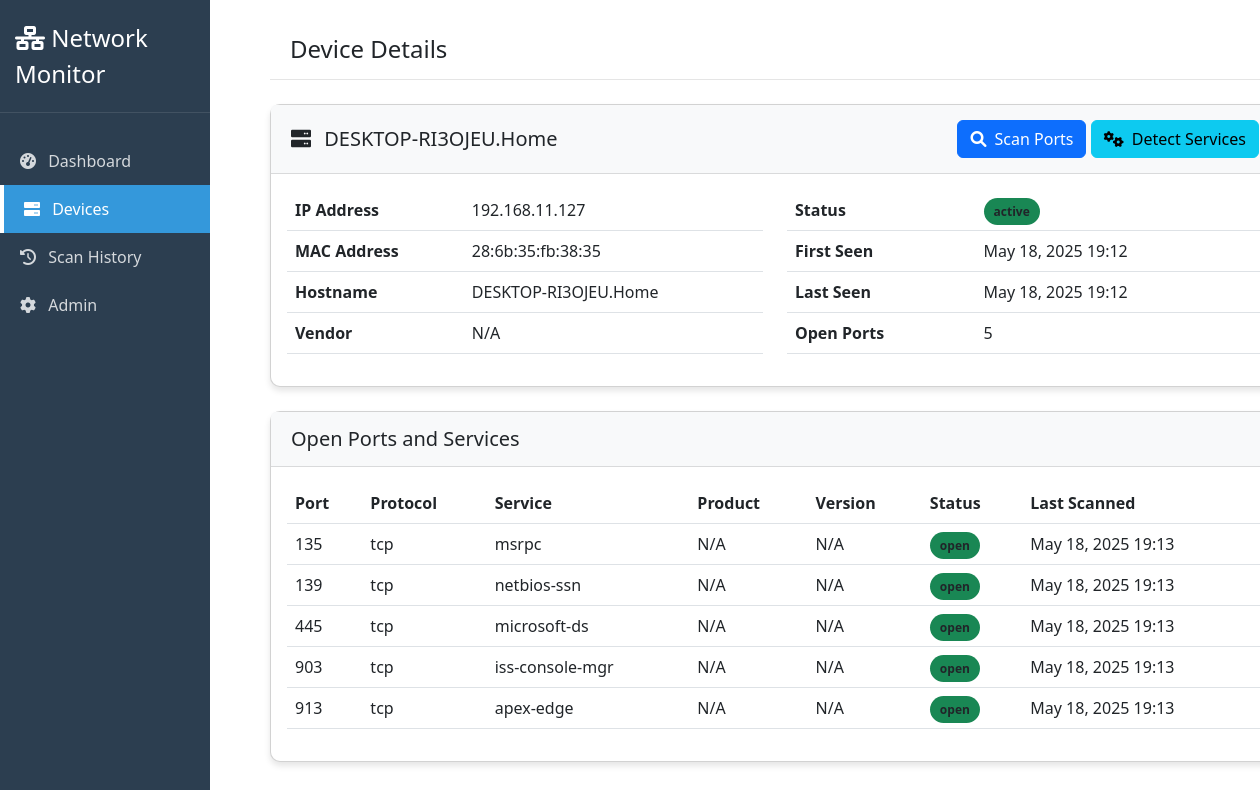
Page /devices/5/ on the earlier database version.
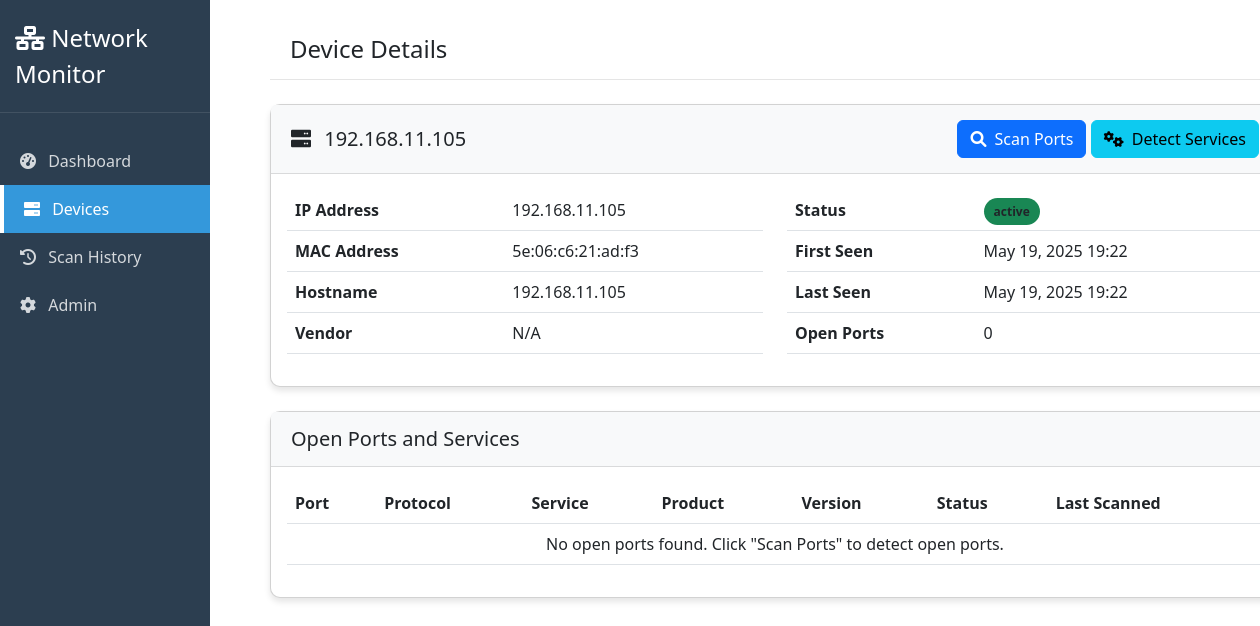
Same page on the later database version.
### device_monitor/models.py (models this page shows, shortened)
class Device(models.Model):
    ip_address = models.GenericIPAddressField(unique=True)
    mac_address = models.CharField(max_length=17, blank=True, null=True)
    hostname = models.CharField(max_length=255, blank=True, null=True)
    vendor = models.CharField(max_length=255, blank=True, null=True)
    status = models.CharField(max_length=50, default='active')
    first_seen = models.DateTimeField(default=timezone.now)
    last_seen = models.DateTimeField(default=timezone.now)
    class Meta:
        ordering = ['ip_address']

class Port(models.Model):
    device = models.ForeignKey(Device, on_delete=models.CASCADE, related_name='ports')
    port_number = models.IntegerField()
    protocol = models.CharField(max_length=10, choices=[('tcp', 'TCP'), ('udp', 'UDP')], default='tcp')
    service = models.CharField(max_length=255, blank=True, null=True)
    product = models.CharField(max_length=255, blank=True, null=True)
    version = models.CharField(max_length=255, blank=True, null=True)
    status = models.CharField(max_length=50, default='open')
    last_scanned = models.DateTimeField(default=timezone.now)
    class Meta:
        unique_together = ['device', 'port_number', 'protocol']
        ordering = ['port_number']

### device_monitor/views.py (the view)
# urls.py: path('devices/<int:device_id>/', views.device_detail, name='device_detail'),
def device_detail(request, device_id):
    device = Device.objects.get(id=device_id)
    context = {
        'device': device,
        'ports': device.ports.all()
    }
    return render(request, 'device_monitor/device_detail.html', context)

### templates/device_monitor/device_detail.html (shortened to what this page needs)
{% extends 'base.html' %}
{% block page_title %}Device Details{% endblock %}
{% block content %}
<div class="card mb-4">
  <div class="card-header d-flex justify-content-between align-items-center">
    <h5 class="mb-0">
      <i class="fas fa-server me-2"></i> {{ device.hostname|default:"Unknown Device" }}
    </h5>
    <div>
      <button
        type="button"
        class="btn btn-primary"
        id="scan-ports-btn"
        data-ip="{{ device.ip_address }}"
      >
        <i class="fas fa-search me-1"></i> Scan Ports
      </button>
      <button
        type="button"
        class="btn btn-info"
        id="scan-services-btn"
        data-ip="{{ device.ip_address }}"
      >
        <i class="fas fa-cogs me-1"></i> Detect Services
      </button>
    </div>
  </div>
  <div class="card-body">
    <div class="row">
      <div class="col-md-6">
        <table class="table">
          <tbody>
            <tr>
              <th>IP Address</th>
              <td>{{ device.ip_address }}</td>
            </tr>
            <tr>
              <th>MAC Address</th>
              <td>{{ device.mac_address|default:"N/A" }}</td>
            </tr>
            <tr>
              <th>Hostname</th>
              <td>{{ device.hostname|default:"Unknown" }}</td>
            </tr>
            <tr>
              <th>Vendor</th>
              <td>{{ device.vendor|default:"N/A" }}</td>
            </tr>
          </tbody>
        </table>
      </div>
      <div class="col-md-6">
        <table class="table">
          <tbody>
            <tr>
              <th>Status</th>
              <td>
                <span
                  class="status-badge {% if device.status == 'active' %}bg-success{% else %}bg-secondary{% endif %}"
                >
                  {{ device.status }}
                </span>
              </td>
            </tr>
            <tr>
              <th>First Seen</th>
              <td>{{ device.first_seen|date:"M d, Y H:i" }}</td>
            </tr>
            <tr>
              <th>Last Seen</th>
              <td>{{ device.last_seen|date:"M d, Y H:i" }}</td>
            </tr>
            <tr>
              <th>Open Ports</th>
              <td>{{ ports.count }}</td>
            </tr>
          </tbody>
        </table>
      </div>
    </div>
  </div>
</div>
<div class="card">
  <div class="card-header">
    <h5 class="mb-0">Open Ports and Services</h5>
  </div>
  <div class="card-body">
    <div class="table-responsive">
      <table class="table table-hover">
        <thead>
          <tr>
            <th>Port</th>
            <th>Protocol</th>
            <th>Service</th>
            <th>Product</th>
            <th>Version</th>
            <th>Status</th>
            <th>Last Scanned</th>
          </tr>
        </thead>
        <tbody>
          {% for port in ports %}
          <tr>
            <td>{{ port.port_number }}</td>
            <td>{{ port.protocol }}</td>
            <td>{{ port.service|default:"Unknown" }}</td>
            <td>{{ port.product|default:"N/A" }}</td>
            <td>{{ port.version|default:"N/A" }}</td>
            <td>
              <span
                class="status-badge {% if port.status == 'open' %}bg-success{% else %}bg-secondary{% endif %}"
              >
                {{ port.status }}
              </span>
            </td>
            <td>{{ port.last_scanned|date:"M d, Y H:i" }}</td>
          </tr>
          {% empty %}
          <tr>
            <td colspan="7" class="text-center">
              No open ports found. Click "Scan Ports" to detect open ports.
            </td>
          </tr>
          {% endfor %}
        </tbody>
      </table>
    </div>
  </div>
</div>
{% endblock %}

Differences in the rows shown:
removed Port: port_number "135", protocol "tcp", service "msrpc", product "N/A", version "N/A", status "open", last_scanned "May 18, 2025 19:13"
removed Port: port_number "139", protocol "tcp", service "netbios-ssn", product "N/A", version "N/A", status "open", last_scanned "May 18, 2025 19:13"
removed Port: port_number "445", protocol "tcp", service "microsoft-ds", product "N/A", version "N/A", status "open", last_scanned "May 18, 2025 19:13"
removed Port: port_number "903", protocol "tcp", service "iss-console-mgr", product "N/A", version "N/A", status "open", last_scanned "May 18, 2025 19:13"
removed Port: port_number "913", protocol "tcp", service "apex-edge", product "N/A", version "N/A", status "open", last_scanned "May 18, 2025 19:13"
changed Device "active": hostname "DESKTOP-RI3OJEU.Home" → "192.168.11.105"; ip_address "192.168.11.127" → "192.168.11.105"; mac_address "28:6b:35:fb:38:35" → "5e:06:c6:21:ad:f3"; first_seen "May 18, 2025 19:12" → "May 19, 2025 19:22"; last_seen "May 18, 2025 19:12" → "May 19, 2025 19:22"; count "5" → "0"
Other differences:
text now shown: "No open ports found. Click \"Scan Ports\" to detect open ports."
